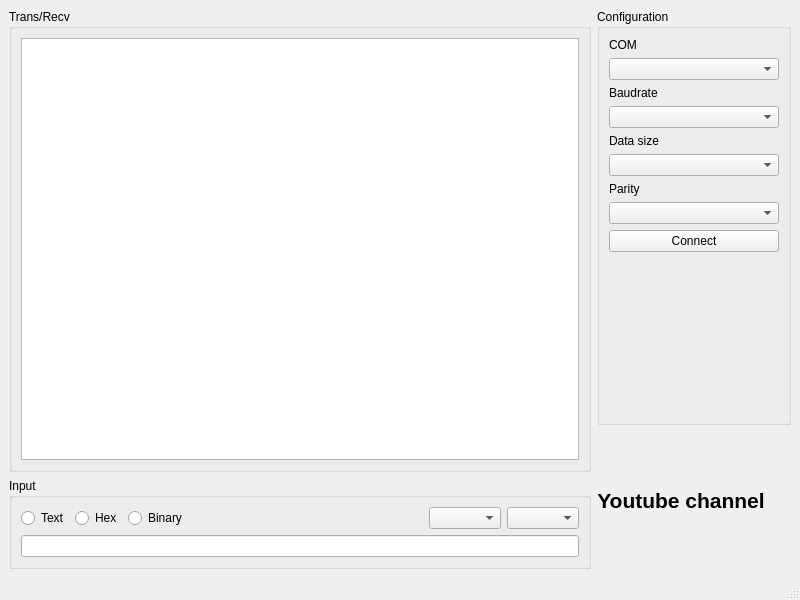
<?xml version="1.0" encoding="UTF-8"?>
<ui version="4.0">
 <class>MainWindow</class>
 <widget class="QMainWindow" name="MainWindow">
  <property name="geometry">
   <rect>
    <x>0</x>
    <y>0</y>
    <width>800</width>
    <height>600</height>
   </rect>
  </property>
  <property name="windowTitle">
   <string>Desktop Serial Free v1.0.0</string>
  </property>
  <property name="windowIcon">
   <iconset resource="AppResources.qrc">
    <normaloff>:/app/assets/port.png</normaloff>:/app/assets/port.png</iconset>
  </property>
  <widget class="QWidget" name="centralwidget">
   <layout class="QHBoxLayout" name="horizontalLayout_5" stretch="3,1">
    <item>
     <layout class="QVBoxLayout" name="verticalLayout_5">
      <item>
       <widget class="QGroupBox" name="groupBox_3">
        <property name="title">
         <string>Trans/Recv</string>
        </property>
        <layout class="QVBoxLayout" name="verticalLayout_2">
         <item>
          <widget class="QTextEdit" name="dataTransRecv">
           <property name="font">
            <font>
             <family>Google Sans Code</family>
            </font>
           </property>
           <property name="readOnly">
            <bool>true</bool>
           </property>
          </widget>
         </item>
        </layout>
       </widget>
      </item>
      <item>
       <widget class="QGroupBox" name="groupBox_2">
        <property name="title">
         <string>Input</string>
        </property>
        <layout class="QVBoxLayout" name="verticalLayout_3">
         <item>
          <layout class="QHBoxLayout" name="horizontalLayout_4">
           <item>
            <layout class="QHBoxLayout" name="horizontalLayout_2">
             <item>
              <widget class="QRadioButton" name="textMode">
               <property name="text">
                <string>Text</string>
               </property>
              </widget>
             </item>
             <item>
              <widget class="QRadioButton" name="hexMode">
               <property name="text">
                <string>Hex</string>
               </property>
              </widget>
             </item>
             <item>
              <widget class="QRadioButton" name="binaryMode">
               <property name="text">
                <string>Binary</string>
               </property>
              </widget>
             </item>
            </layout>
           </item>
           <item>
            <spacer name="horizontalSpacer">
             <property name="orientation">
              <enum>Qt::Horizontal</enum>
             </property>
             <property name="sizeHint" stdset="0">
              <size>
               <width>40</width>
               <height>20</height>
              </size>
             </property>
            </spacer>
           </item>
           <item>
            <layout class="QHBoxLayout" name="horizontalLayout_3">
             <item>
              <widget class="QComboBox" name="newLine"/>
             </item>
             <item>
              <widget class="QComboBox" name="templateCommands"/>
             </item>
            </layout>
           </item>
          </layout>
         </item>
         <item>
          <widget class="QLineEdit" name="input"/>
         </item>
        </layout>
       </widget>
      </item>
     </layout>
    </item>
    <item>
     <layout class="QVBoxLayout" name="verticalLayout_4" stretch="3,1">
      <item>
       <widget class="QGroupBox" name="groupBox">
        <property name="title">
         <string>Configuration</string>
        </property>
        <layout class="QVBoxLayout" name="verticalLayout">
         <item>
          <widget class="QLabel" name="label">
           <property name="text">
            <string>COM</string>
           </property>
          </widget>
         </item>
         <item>
          <widget class="QComboBox" name="comPort"/>
         </item>
         <item>
          <widget class="QLabel" name="label_2">
           <property name="text">
            <string>Baudrate</string>
           </property>
          </widget>
         </item>
         <item>
          <widget class="QComboBox" name="baudrate"/>
         </item>
         <item>
          <widget class="QLabel" name="label_3">
           <property name="text">
            <string>Data size</string>
           </property>
          </widget>
         </item>
         <item>
          <widget class="QComboBox" name="dataSize"/>
         </item>
         <item>
          <widget class="QLabel" name="label_4">
           <property name="text">
            <string>Parity</string>
           </property>
          </widget>
         </item>
         <item>
          <widget class="QComboBox" name="parityBit"/>
         </item>
         <item>
          <widget class="QPushButton" name="connDisconnBtn">
           <property name="text">
            <string>Connect</string>
           </property>
          </widget>
         </item>
         <item>
          <spacer name="verticalSpacer">
           <property name="orientation">
            <enum>Qt::Vertical</enum>
           </property>
           <property name="sizeHint" stdset="0">
            <size>
             <width>20</width>
             <height>40</height>
            </size>
           </property>
          </spacer>
         </item>
        </layout>
       </widget>
      </item>
      <item>
       <layout class="QHBoxLayout" name="horizontalLayout" stretch="0,0">
        <item>
         <widget class="QLabel" name="label_6">
          <property name="font">
           <font>
            <pointsize>16</pointsize>
            <weight>75</weight>
            <bold>true</bold>
           </font>
          </property>
          <property name="text">
           <string>Youtube channel</string>
          </property>
          <property name="alignment">
           <set>Qt::AlignCenter</set>
          </property>
          <property name="wordWrap">
           <bool>true</bool>
          </property>
         </widget>
        </item>
        <item>
         <widget class="QLabel" name="label_5">
          <property name="autoFillBackground">
           <bool>false</bool>
          </property>
          <property name="text">
           <string/>
          </property>
          <property name="pixmap">
           <pixmap resource="AppResources.qrc">:/app/assets/youtube-logo.png</pixmap>
          </property>
          <property name="scaledContents">
           <bool>false</bool>
          </property>
          <property name="alignment">
           <set>Qt::AlignCenter</set>
          </property>
         </widget>
        </item>
       </layout>
      </item>
     </layout>
    </item>
   </layout>
  </widget>
  <widget class="QStatusBar" name="statusbar"/>
 </widget>
 <resources>
  <include location="AppResources.qrc"/>
 </resources>
 <connections/>
</ui>
